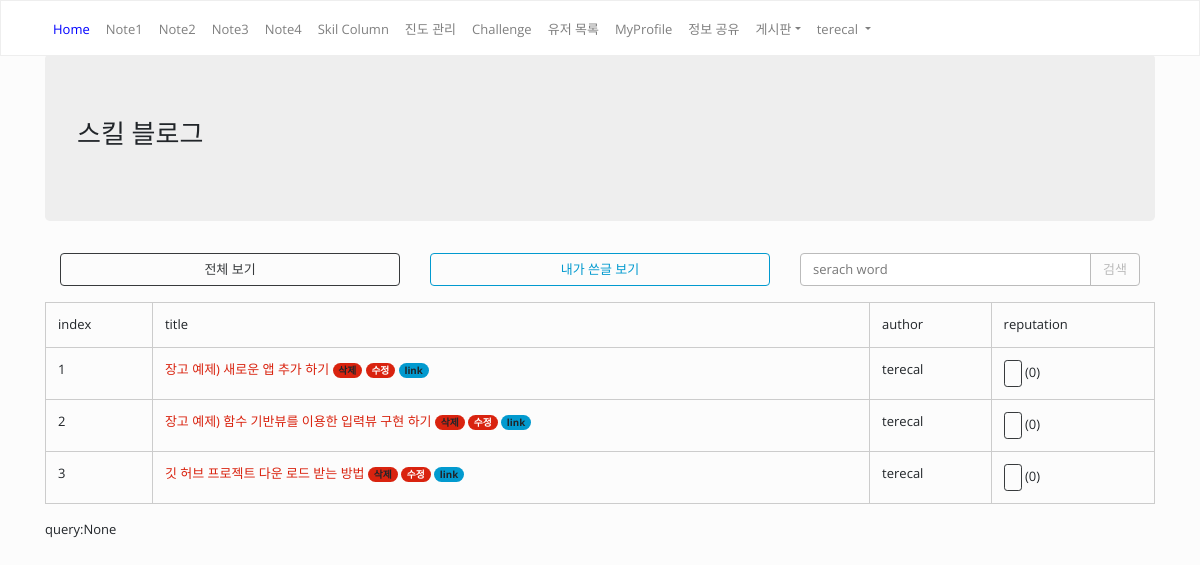
The page /skilblog/ (signed in) on the database its author committed.
### skilblog/models.py (models this page shows, shortened)
class SkilBlogTitle(models.Model):
    title = models.CharField(max_length=120)
    author = models.ForeignKey(User, on_delete=models.CASCADE)
    created = models.DateTimeField(auto_now_add=True)
    reputation = models.IntegerField(default=0)
    def __str__(self):
        return self.title

### skilblog/views.py (the view)
# urls.py: path('', views.SkilBlogTitleList.as_view() , name="SkilBlogTitleList"),
class SkilBlogTitleList(LoginRequiredMixin,ListView):
    model = SkilBlogTitle
    paginate_by = 10
    user = 0
    def get_template_names(self):
        return ['skilblog/skilblogtitle_list.html']
    def get_queryset(self):
        query = self.request.GET.get('q')
        print("query : ", query)
        if query != None:
            qs = SkilBlogTitle.objects.filter(Q(title__contains=query)).order_by('-created');
            print("skil column list 출력 요청 확인 ::::::::::::::::::::::::::::::::::::::::::: ", qs)
            return qs
        else:
            qs = SkilBlogTitle.objects.all().order_by('-created')
            print("skil column list 출력 요청 확인 ::::::::::::::::::::::::::::::::::::::::::: ", qs)
            return qs
    def get_context_data(self, *, object_list=None, **kwargs):
        context = super(SkilBlogTitleList, self).get_context_data(**kwargs)
        context['query'] =  self.request.GET.get('q')
        return context

### skilblog/templates/skilblog/skilblogtitle_list.html (shortened to what this page needs)
{% extends 'layout.html' %}
{% load static %}
{% load bootstrap4 %}
{%block content4 %}
<div class="jumbotron">
    <h2>스킬 블로그</h2>
</div>
<br>
<div class="container">
  <div class="row">
    <div class="col-sm">
        <a class="btn btn-outline-dark btn-block mb-2" href="{% url 'skilblog:SkilBlogTitleList' %}">전체 보기</a>
    </div>
    <div class="col-sm">
        <a class="btn btn-outline-info btn-block mb-2" href="{% url 'skilblog:SkilBlogTitleListForMe' %}">내가 쓴글 보기</a>
    </div>
    <div class="col-sm">
        <form class="" action="" method="get">
            <div class="input-group mb-3">
              <input type="text" class="form-control" placeholder="serach word" aria-label="skil column 검색" aria-describedby="basic-addon2"  name="q">
              <div class="input-group-append">
                <button class="btn btn-outline-secondary" type="submit">검색</button>
              </div>
            </div>
        </form>
    </div>
  </div>
</div>
<table class="table table-bordered"  id="skilblog_list">
    <tr>
        <td>index</td>
        <td>title</td>
        <td>author</td>
        <td>reputation</td>
    </tr>
    {% if object_list.exists %}
        {% for p in object_list %}
            <tr id="column_row_{{p.id}}">
                <td>
                    {{ forloop.counter }}
                </td>
                <td>
                    <a href="{% url 'skilblog:SkilBlogContentList' p.pk %}">
                        {{p.title}}
                        {% if p.author == request.user %}
                            <a class="badge badge-pill badge-primary btn-sm delete_skil_column_btn" id="{{p.id}}">삭제 </a>
                            <a class="badge badge-pill badge-primary btn-sm" href="{% url "skilblog:modify_skilblog_title_list" p.id %}">수정</a>
            			{% endif %}
                        <a class="badge badge-pill badge-info btn-sm get_link_url" id="{{p.id}}">link</a>
                    </a>
                </td>
                <td>
                    {{p.author}}
                </td>
                <td>
                    <a class="plus_btn_for_user btn btn-outline-dark btn-sm" href="{% url "skilblog:like_skil_blog_title" p.pk %}">
                    </a>
                    ({{p.reputation}})
                </td>
            </tr>
        {% endfor %}
    {% else %}
        <tr>
            <td colspan="4">
                <h4>아직 게시물이 없습니다.</h4>
            </td>
        </tr>
    {% endif %}
</table>
query:{{query}}
{%endblock%}

### reservation_app/templates/layout.html (shortened to what this page needs)
<!DOCTYPE html>
{% load static %}
<html lang="en">
<head>
	<link rel="stylesheet" href="{% static 'bootstrap/bootstrap.css' %}" media="screen">
	<link rel="stylesheet" href="{% static '_assets/css/custom.min.css' %}">
</head>
<body>
<div class="navbar navbar-expand-sm fixed-top navbar-light bg-light" id="navbar" style="margin-bottom:4px;">
	<div class="container">
	<ul class="navbar-nav">
		<li class="nav-item">
			<a class="nav-link" href="http://www.skilnote-for-innotree.co.kr">
				<p style="color:blue">Home</p>
			</a>
		</li>
		<li class="nav-item">
			<a class="nav-link" href="{% url 'wm:my_shortcut_list' %}">Note1</a>
		</li>
		<li class="nav-item">
			<a class="nav-link" href="{% url 'skilnote2:my_shortcut_list' %}">Note2</a>
		</li>
		<li class="nav-item">
			<a class="nav-link" href="{% url 'skilnote3:my_shortcut_list' %}">Note3</a>
		</li>
		<li class="nav-item">
			<a class="nav-link" href="{% url 'skilnote4:my_shortcut_list' %}">Note4</a>
		</li>
		<li class="nav-item">
			<a class="nav-link" href="{% url 'skilblog:SkilBlogTitleList' %}">Skil Column</a>
		</li>
		<li class="nav-item">
			<a class="nav-link" href="{% url 'pd:private_task_list' %}"> 진도 관리 </a>
		</li>
		<li class="nav-item">
			<a class="nav-link" href="{% url 'challenge:challenge_subject_list'  %}">Challenge</a>
		</li>
		<li class="nav-item">
			<a class="nav-link" href="{% url 'wm:user_list_for_memo' %}">유저 목록</a>
		</li>
		<li class="nav-item">
			<a class="nav-link" href="{% url 'accounts2:my_profile_information_view' %}">MyProfile</a>
		</li>
		<li class="nav-item">
			<a class="nav-link" href="{% url 'blog:post_list' %}"> 정보 공유 </a>
		</li>
		<li class="nav-item dropdown">
			<a class="nav-link dropdown-toggle" data-toggle="dropdown" href="#" id="download" aria-expanded="false">게시판</a>
		</li>
		{% if user.is_authenticated %}
		<li class="nav-item dropdown">
			<a class="nav-link dropdown-toggle" data-toggle="dropdown" href="#" id="download">{{ user }} </a>
		</li>
		{% endif %}
	</ul>
	</div>
</div>
<div class="container">
	<div class="row">
		<div class="col-md-12 col-sm-12" id="main-div">
			{% block content4 %} {% endblock %}
		</div>
	</div>
</div>
{% load socialaccount %}
</body>
</html>

### rows shown on the page
SkilBlogTitle: title "장고 예제) 새로운 앱 추가 하기", author "terecal", reputation "0"
SkilBlogTitle: title "장고 예제) 함수 기반뷰를 이용한 입력뷰 구현 하기", author "terecal", reputation "0"
SkilBlogTitle: title "깃 허브 프로젝트 다운 로드 받는 방법", author "terecal", reputation "0"

### other values the page prints
{{ user }} "terecal"
{{ query }} "None"
